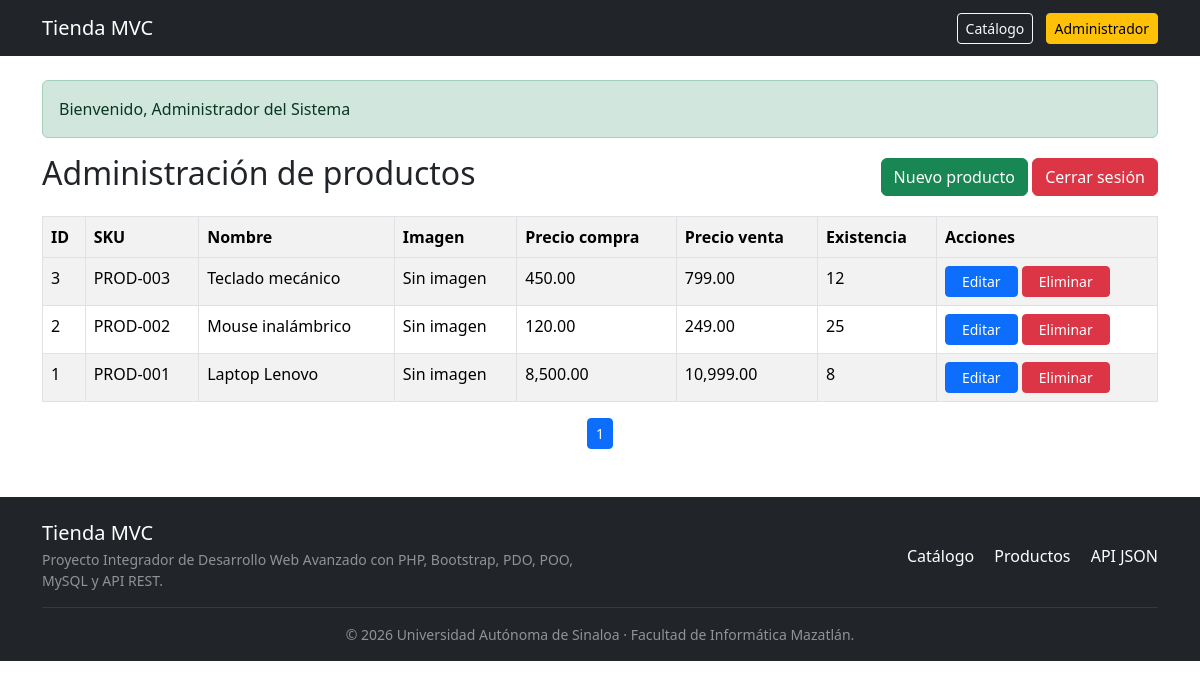
The app's page /index.php?route=productos (signed in) with its own data.
### tables this page shows
CREATE TABLE IF NOT EXISTS productos (
    id INT AUTO_INCREMENT PRIMARY KEY,
    sku VARCHAR(50) NOT NULL UNIQUE,
    nombre VARCHAR(120) NOT NULL,
    descripcion TEXT NULL,
    precio_compra DECIMAL(10,2) NOT NULL DEFAULT 0.00,
    precio_venta DECIMAL(10,2) NOT NULL DEFAULT 0.00,
    existencia INT NOT NULL DEFAULT 0,
    imagen VARCHAR(255) NULL,
    created_at TIMESTAMP DEFAULT CURRENT_TIMESTAMP,
    updated_at TIMESTAMP DEFAULT CURRENT_TIMESTAMP ON UPDATE CURRENT_TIMESTAMP
);

### controllers/ProductoController.php (called while the page is built, shortened)
<?php
class ProductoController
{
    private ProductoModel $productoModel;
    public function __construct()
    {
        $this->productoModel = new ProductoModel();
    }
    public function index(): void
    {
        $pagina = (int)($_GET['pagina'] ?? 1);
        $limite = 5;
        $offset = ($pagina - 1) * $limite;
        $productos = $this->productoModel->obtenerPaginados($limite, $offset);
        $totalProductos = $this->productoModel->contarProductos();
        $totalPaginas = ceil($totalProductos / $limite);
        require_once __DIR__ . '/../views/productos/index.php';
    }
}
?>

### config/Autoload.php (called while the page is built, shortened)
<?php
spl_autoload_register(function ($class) {
    $baseDir = __DIR__ . '/../';
    $class = str_replace('\\', '/', $class);
    $parts = explode('/', $class);
    if (!empty($parts)) {
        $parts[0] = strtolower($parts[0]);
    }
    $file = $baseDir . implode('/', $parts) . '.php';
});

### config/Database.php (called while the page is built, shortened)
<?php
class Database
{
    private string $host = "localhost";
    private string $dbName = "productos";
    private string $username = "root";
    private string $password = "";
    private string $charset = "utf8mb4";
    public function connect(): PDO
    {
        try {
            $dsn = "mysql:host={$this->host};dbname={$this->dbName};charset={$this->charset}";
            $pdo = new PDO($dsn, $this->username, $this->password);
            $pdo->setAttribute(PDO::ATTR_ERRMODE, PDO::ERRMODE_EXCEPTION);
            $pdo->setAttribute(PDO::ATTR_DEFAULT_FETCH_MODE, PDO::FETCH_ASSOC);
            return $pdo;
        } catch (PDOException $e) {
            die("Error de conexión: " . $e->getMessage());
        }
    }
}

### models/ProductoModel.php (called while the page is built, shortened)
<?php
class ProductoModel
{
    private PDO $conexion;
    public function __construct()
    {
        $db = new Database();
        $this->conexion = $db->connect();
    }
    public function obtenerPaginados(int $limite, int $offset): array
    {
        try {
            $sql = "
                SELECT *
                FROM productos
                ORDER BY id DESC
                LIMIT :limite OFFSET :offset
            ";
            $stmt = $this->conexion->prepare($sql);
            $stmt->bindParam(':limite', $limite, PDO::PARAM_INT);
            $stmt->bindParam(':offset', $offset, PDO::PARAM_INT);
            $stmt->execute();
            return $stmt->fetchAll(PDO::FETCH_ASSOC) ?: [];
        } catch (PDOException $e) {
            return [];
        }
    }
    public function contarProductos(): int
    {
        try {
            $sql = "SELECT COUNT(*) AS total FROM productos";
            $stmt = $this->conexion->query($sql);
            $resultado = $stmt->fetch(PDO::FETCH_ASSOC);
            return (int)$resultado['total'];
        } catch (PDOException $e) {
            return 0;
        }
    }
}
?>

### views/productos/index.php (the view, shortened to what this page needs)
<?php
require_once __DIR__ . '/../layouts/header.php';
?>
<div class="d-flex justify-content-between align-items-center mb-3">
    <h2>Administración de productos</h2>
    <div>
        <a href="index.php?route=productos/create" class="btn btn-success">Nuevo producto</a>
        <a href="index.php?route=logout" class="btn btn-danger">Cerrar sesión</a>
    </div>
</div>
<table class="table table-bordered table-striped">
    <head class="table-dark">
        <tr>
            <th>ID</th>
            <th>SKU</th>
            <th>Nombre</th>
            <th>Imagen</th>
            <th>Precio compra</th>
            <th>Precio venta</th>
            <th>Existencia</th>
            <th>Acciones</th>
        </tr>
    </head>
    <tbody>
        <?php foreach ($productos as $producto): ?>
            <tr>
                <td><?= (int)$producto['id']; ?></td>
                <td><?= htmlspecialchars($producto['sku']); ?></td>
                <td><?= htmlspecialchars($producto['nombre']); ?></td>
                <td>
                    <?php if (!empty($producto['imagen'])): ?>
                        <img src="views/img/<?= htmlspecialchars($producto['imagen']); ?>"
                             width="80" height="80" style="object-fit: cover;">
                    <?php else: ?>
                        Sin imagen
                    <?php endif; ?>
                </td>
                <td><?= number_format((float)$producto['precio_compra'], 2); ?></td>
                <td><?= number_format((float)$producto['precio_venta'], 2); ?></td>
                <td><?= (int)$producto['existencia']; ?></td>
                <td>
                    <a href="index.php?route=productos/edit&id=<?= (int)$producto['id']; ?>"
                       class="btn btn-primary btn-sm px-3">
                        Editar
                    </a>
                    <form action="index.php?route=productos/delete" method="POST" class="d-inline">
                        <button type="submit"
                                class="btn btn-danger btn-sm px-3"
                                onclick="return confirm('¿Deseas eliminar este producto?');">
                            Eliminar
                        </button>
                    </form>
                </td>
            </tr>
        <?php endforeach; ?>
    </tbody>
</table>
<div class="mt-3 text-center">
    <?php for ($i = 1; $i <= $totalPaginas; $i++): ?>
        <a href="index.php?route=productos&pagina=<?= $i; ?>" class="btn btn-primary btn-sm">
            <?= $i; ?>
        </a>
    <?php endfor; ?>
</div>
<?php
require_once __DIR__ . '/../layouts/footer.php';
?>

### records on screen
productos: id "3", sku "PROD-003", nombre "Teclado mecánico", shows "Sin imagen", precio_compra "450.00", precio_venta "799.00", existencia "12"
productos: id "2", sku "PROD-002", nombre "Mouse inalámbrico", shows "Sin imagen", precio_compra "120.00", precio_venta "249.00", existencia "25"
productos: id "1", sku "PROD-001", nombre "Laptop Lenovo", shows "Sin imagen", precio_compra "8,500.00", precio_venta "10,999.00", existencia "8"

### other values on screen
$_SESSION['success'] "Bienvenido, Administrador del Sistema"
